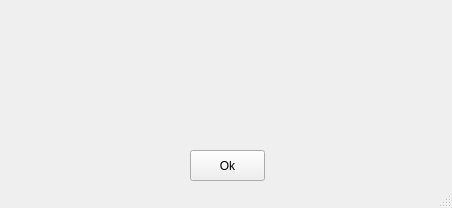
<?xml version="1.0" encoding="UTF-8"?>
<ui version="4.0">
 <class>MainWindow</class>
 <widget class="QMainWindow" name="MainWindow">
  <property name="geometry">
   <rect>
    <x>0</x>
    <y>0</y>
    <width>452</width>
    <height>208</height>
   </rect>
  </property>
  <property name="minimumSize">
   <size>
    <width>300</width>
    <height>140</height>
   </size>
  </property>
  <property name="windowTitle">
   <string>Error</string>
  </property>
  <widget class="QWidget" name="centralwidget">
   <widget class="QPushButton" name="pushButton">
    <property name="geometry">
     <rect>
      <x>190</x>
      <y>150</y>
      <width>75</width>
      <height>31</height>
     </rect>
    </property>
    <property name="text">
     <string>Ok</string>
    </property>
   </widget>
   <widget class="QLabel" name="label">
    <property name="geometry">
     <rect>
      <x>10</x>
      <y>10</y>
      <width>431</width>
      <height>121</height>
     </rect>
    </property>
    <property name="text">
     <string/>
    </property>
    <property name="alignment">
     <set>Qt::AlignCenter</set>
    </property>
   </widget>
  </widget>
  <widget class="QStatusBar" name="statusbar"/>
 </widget>
 <resources/>
 <connections/>
</ui>
